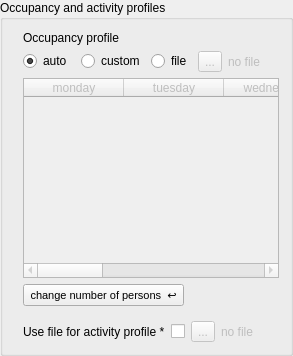
             <widget class="QGroupBox" name="groupBox_5">
              <property name="title">
               <string>Occupancy and activity profiles</string>
              </property>
              <layout class="QVBoxLayout" name="verticalLayout_3">
               <property name="leftMargin">
                <number>20</number>
               </property>
               <item alignment="Qt::AlignTop">
                <widget class="QLabel" name="label_8">
                 <property name="text">
                  <string>Occupancy profile</string>
                 </property>
                </widget>
               </item>
               <item>
                <layout class="QHBoxLayout" name="horizontalLayout_10">
                 <item>
                  <widget class="QRadioButton" name="occupAuto">
                   <property name="sizePolicy">
                    <sizepolicy hsizetype="Minimum" vsizetype="Fixed">
                     <horstretch>0</horstretch>
                     <verstretch>0</verstretch>
                    </sizepolicy>
                   </property>
                   <property name="text">
                    <string>auto</string>
                   </property>
                   <property name="checked">
                    <bool>true</bool>
                   </property>
                  </widget>
                 </item>
                 <item>
                  <widget class="QRadioButton" name="occupCustom">
                   <property name="text">
                    <string>custom</string>
                   </property>
                  </widget>
                 </item>
                 <item>
                  <widget class="QRadioButton" name="occupFile">
                   <property name="sizePolicy">
                    <sizepolicy hsizetype="Fixed" vsizetype="Fixed">
                     <horstretch>0</horstretch>
                     <verstretch>0</verstretch>
                    </sizepolicy>
                   </property>
                   <property name="focusPolicy">
                    <enum>Qt::TabFocus</enum>
                   </property>
                   <property name="text">
                    <string>file</string>
                   </property>
                  </widget>
                 </item>
                 <item>
                  <widget class="QToolButton" name="occProfileFile">
                   <property name="enabled">
                    <bool>false</bool>
                   </property>
                   <property name="text">
                    <string>...</string>
                   </property>
                  </widget>
                 </item>
                 <item>
                  <widget class="QLabel" name="occProfileFileDisp">
                   <property name="enabled">
                    <bool>false</bool>
                   </property>
                   <property name="text">
                    <string>no file</string>
                   </property>
                  </widget>
                 </item>
                </layout>
               </item>
               <item>
                <widget class="QTableWidget" name="peopleTable2">
                 <property name="enabled">
                  <bool>false</bool>
                 </property>
                 <property name="minimumSize">
                  <size>
                   <width>0</width>
                   <height>200</height>
                  </size>
                 </property>
                 <property name="maximumSize">
                  <size>
                   <width>16777215</width>
                   <height>16777215</height>
                  </size>
                 </property>
                 <column>
                  <property name="text">
                   <string>monday</string>
                  </property>
                 </column>
                 <column>
                  <property name="text">
                   <string>tuesday</string>
                  </property>
                 </column>
                 <column>
                  <property name="text">
                   <string>wednesday</string>
                  </property>
                 </column>
                 <column>
                  <property name="text">
                   <string>thursday</string>
                  </property>
                 </column>
                 <column>
                  <property name="text">
                   <string>friday</string>
                  </property>
                 </column>
                 <column>
                  <property name="text">
                   <string>saturday</string>
                  </property>
                 </column>
                 <column>
                  <property name="text">
                   <string>sunday</string>
                  </property>
                 </column>
                </widget>
               </item>
               <item>
                <widget class="QPushButton" name="goToNumPersons">
                 <property name="sizePolicy">
                  <sizepolicy hsizetype="Fixed" vsizetype="Fixed">
                   <horstretch>0</horstretch>
                   <verstretch>0</verstretch>
                  </sizepolicy>
                 </property>
                 <property name="font">
                  <font>
                   <pointsize>8</pointsize>
                  </font>
                 </property>
                 <property name="text">
                  <string> change number of persons  ↩ </string>
                 </property>
                </widget>
               </item>
               <item>
                <layout class="QFormLayout" name="formLayout_9">
                 <property name="topMargin">
                  <number>9</number>
                 </property>
                 <item row="0" column="0">
                  <widget class="QLabel" name="label_21">
                   <property name="text">
                    <string>Use file for activity profile *</string>
                   </property>
                  </widget>
                 </item>
                 <item row="0" column="1">
                  <layout class="QHBoxLayout" name="horizontalLayout_8">
                   <item>
                    <widget class="QCheckBox" name="checkBox_27">
                     <property name="sizePolicy">
                      <sizepolicy hsizetype="Fixed" vsizetype="Fixed">
                       <horstretch>0</horstretch>
                       <verstretch>0</verstretch>
                      </sizepolicy>
                     </property>
                    </widget>
                   </item>
                   <item>
                    <widget class="QToolButton" name="activProfileFile">
                     <property name="enabled">
                      <bool>false</bool>
                     </property>
                     <property name="text">
                      <string>...</string>
                     </property>
                    </widget>
                   </item>
                   <item>
                    <widget class="QLabel" name="activProfileFileDisp">
                     <property name="enabled">
                      <bool>false</bool>
                     </property>
                     <property name="text">
                      <string>no file</string>
                     </property>
                    </widget>
                   </item>
                  </layout>
                 </item>
                </layout>
               </item>
              </layout>
             </widget>
